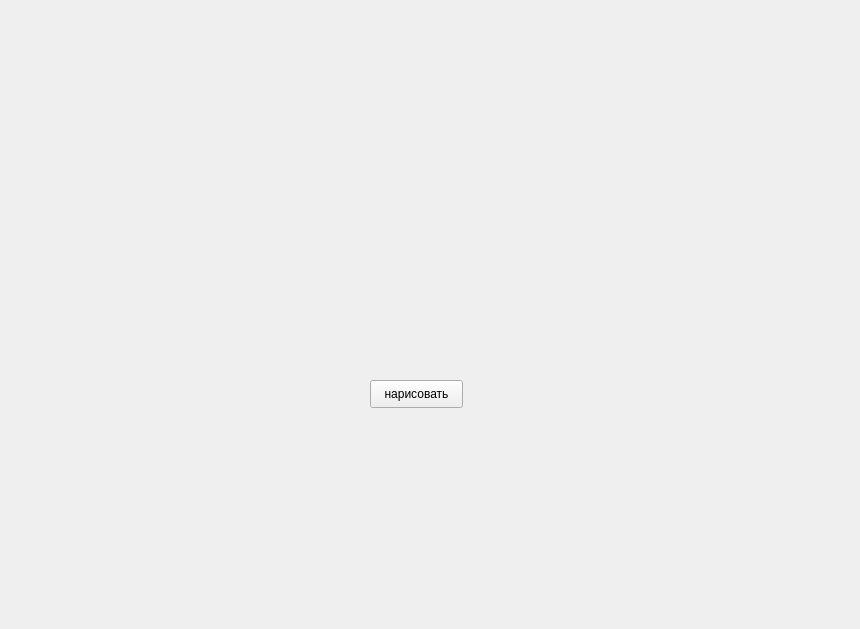
<?xml version="1.0" encoding="UTF-8"?>
<ui version="4.0">
 <class>Form</class>
 <widget class="QWidget" name="Form">
  <property name="geometry">
   <rect>
    <x>0</x>
    <y>0</y>
    <width>860</width>
    <height>629</height>
   </rect>
  </property>
  <property name="windowTitle">
   <string>Form</string>
  </property>
  <widget class="QPushButton" name="pushButton">
   <property name="geometry">
    <rect>
     <x>370</x>
     <y>380</y>
     <width>93</width>
     <height>28</height>
    </rect>
   </property>
   <property name="text">
    <string>нарисовать</string>
   </property>
  </widget>
 </widget>
 <resources/>
 <connections/>
</ui>
